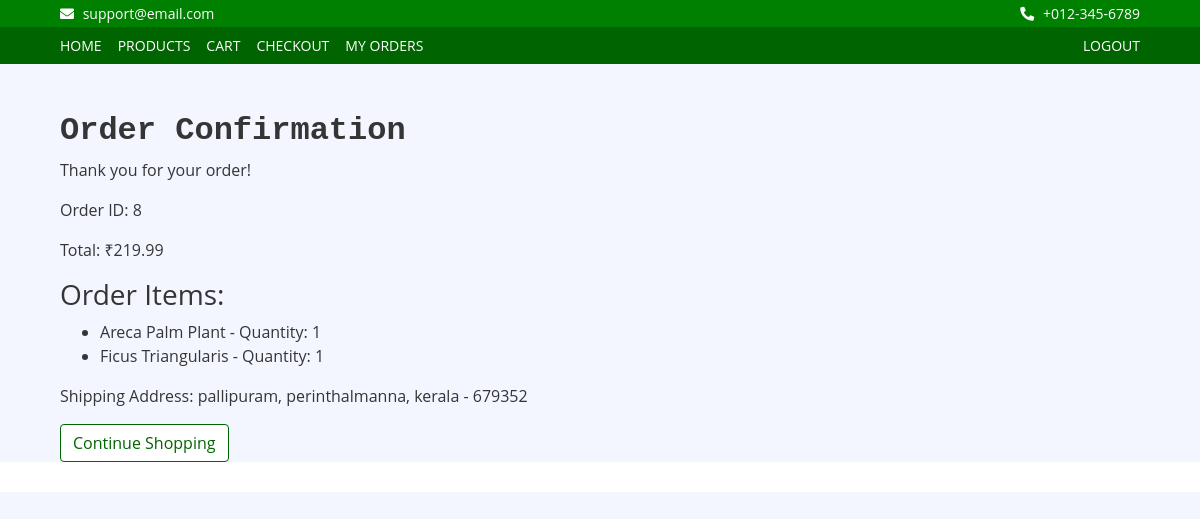
Screenshot of /order-confirmation/8/ (signed in) with the database file from the repository.
### store/models.py (models this page shows, shortened)
class Order(models.Model):
    STATUS_CHOICES = (
        ('pending', 'Pending'),
        ('processing', 'Processing'),
        ('shipped', 'Shipped'),
        ('delivered', 'Delivered'),
        ('cancelled', 'Cancelled'),)
    settlement_request = models.ForeignKey(SettlementRequest, on_delete=models.SET_NULL, null=True, blank=True, related_name='orders')
    settlement_request_status = models.CharField(max_length=20, default='not_requested', choices=[
        ('not_requested', 'Not Requested'),
        ('requested', 'Requested'),
        ('approved', 'Approved'),
        ('rejected', 'Rejected'),
    ])
    status = models.CharField(max_length=20, choices=STATUS_CHOICES, default='pending')
    user = models.ForeignKey(settings.AUTH_USER_MODEL, on_delete=models.CASCADE, related_name='orders')
    seller = models.ForeignKey(settings.AUTH_USER_MODEL, on_delete=models.SET_NULL, null=True, blank=True, related_name='sold_orders')
    total_price = models.DecimalField(max_digits=10, decimal_places=2)
    shipping_address = models.TextField()
    phone_number = models.CharField(max_length=15)
    is_paid = models.BooleanField(default=False)
    razorpay_order_id = models.CharField(max_length=100, blank=True, null=True)
    razorpay_payment_id = models.CharField(max_length=100, blank=True, null=True)
    created_at = models.DateTimeField(auto_now_add=True)

class OrderItem(models.Model):
    order = models.ForeignKey(Order, on_delete=models.CASCADE, related_name='items')
    product = models.ForeignKey(Product, on_delete=models.CASCADE)
    quantity = models.PositiveIntegerField(default=1)
    price = models.DecimalField(max_digits=10, decimal_places=2)  # Add this line

class Product(models.Model):
    name = models.CharField(max_length=255)
    description = models.TextField()
    price = models.DecimalField(max_digits=10, decimal_places=2)
    category = models.ForeignKey(Category, on_delete=models.CASCADE, related_name='products')
    sku = models.CharField(max_length=100, unique=True)
    thumbnail = models.ImageField(upload_to='products/thumbnails/', blank=True, null=True)
    image = models.ImageField(upload_to='products/', blank=True, null=True)
    image1 = models.ImageField(upload_to='products/', blank=True, null=True)
    image2 = models.ImageField(upload_to='products/', blank=True, null=True)
    image3 = models.ImageField(upload_to='products/', blank=True, null=True)
    stock = models.IntegerField()
    discount = models.DecimalField(max_digits=5, decimal_places=2, blank=True, null=True)
    weight = models.CharField(max_length=100, blank=True, null=True)
    dimensions = models.CharField(max_length=100, blank=True, null=True)
    status = models.BooleanField(default=True)
    shipping_charge = models.DecimalField(max_digits=6, decimal_places=2, default=0.00)
    tax_percentage = models.DecimalField(max_digits=4, decimal_places=2, default=0.00)  # e.g. 5% tax
    offer = models.CharField(max_length=255, blank=True, null=True)  # Offers description
    created_by = models.ForeignKey(settings.AUTH_USER_MODEL, on_delete=models.CASCADE, related_name='products')
    created_at = models.DateTimeField(auto_now_add=True)
    updated_at = models.DateTimeField(auto_now=True)
    related_products = models.ManyToManyField('self', blank=True)  # Related products

### store/views.py (the view)
@login_required
def order_confirmation(request, order_id):
    order = get_object_or_404(Order, id=order_id, user=request.user)
    return render(request, 'store/order_confirmation.html', {'order': order})

### store/templates/store/order_confirmation.html (shortened to what this page needs)
{% extends 'base.html' %}
{% block content %}
<div class="container">
    <h2>Order Confirmation</h2>
    <p>Thank you for your order!</p>
    <p>Order ID: {{ order.id }}</p>
    <p>Total: ₹{{ order.total_price }}</p>
    <h3>Order Items:</h3>
    <ul>
    {% for item in order.items.all %}
        <li>{{ item.product.name }} - Quantity: {{ item.quantity }}</li>
    {% endfor %}
    </ul>
    <p>Shipping Address: {{ order.shipping_address }}</p>
    <a href="{% url 'home' %}" class="btn btn-primary">Continue Shopping</a>
</div>
{% endblock %}

### static/css/style.css (style rules this page uses)
body { color: #353535; font-family: 'Open Sans', sans-serif; font-weight: 400; background: #f3f6ff; }
a { color: #1c1b1b; }
h2 { font-family: 'Source Code Pro', monospace; font-weight: 700; }
.btn { color: #006400; background: #ffffff; border: 1px solid #006400; }

### rows the page displays
Order: id "8", total_price "219.99", shipping_address "pallipuram, perinthalmanna, kerala - 679352"
OrderItem: product.name "Areca Palm Plant", quantity "1"
OrderItem: product.name "Ficus Triangularis", quantity "1"
